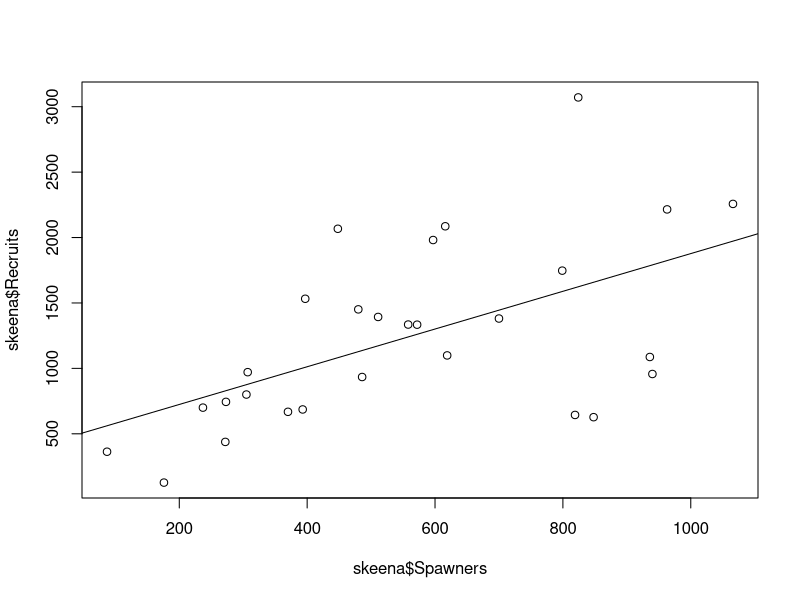
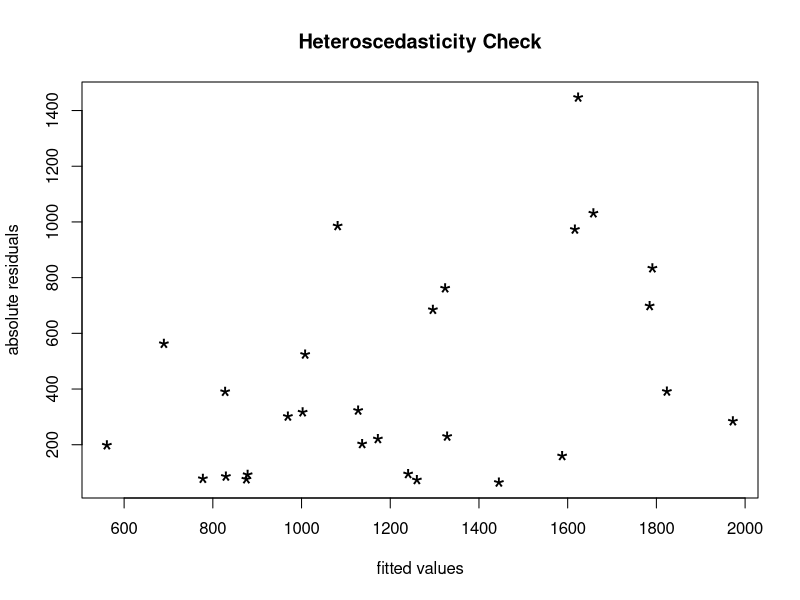
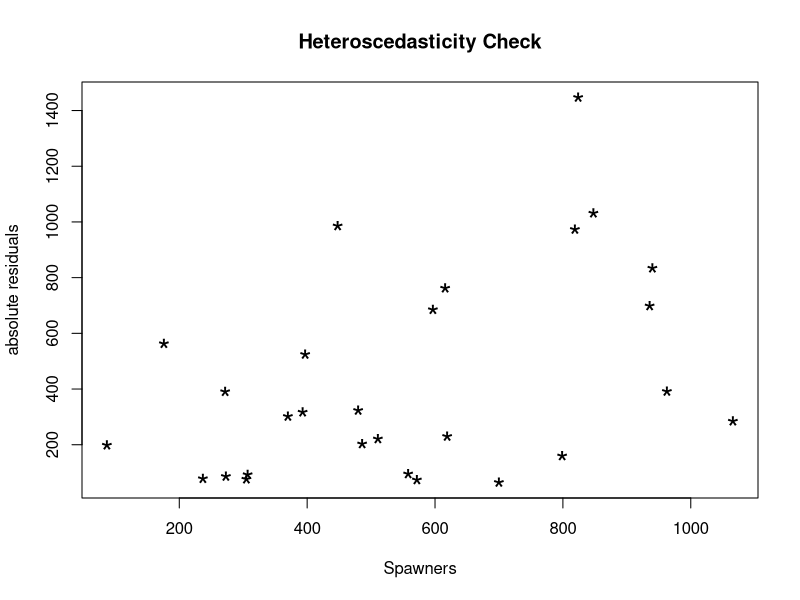
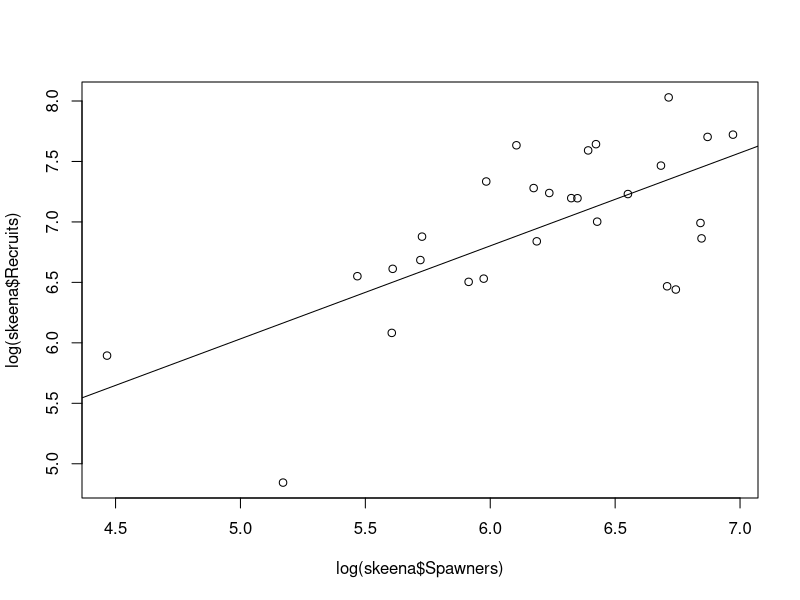
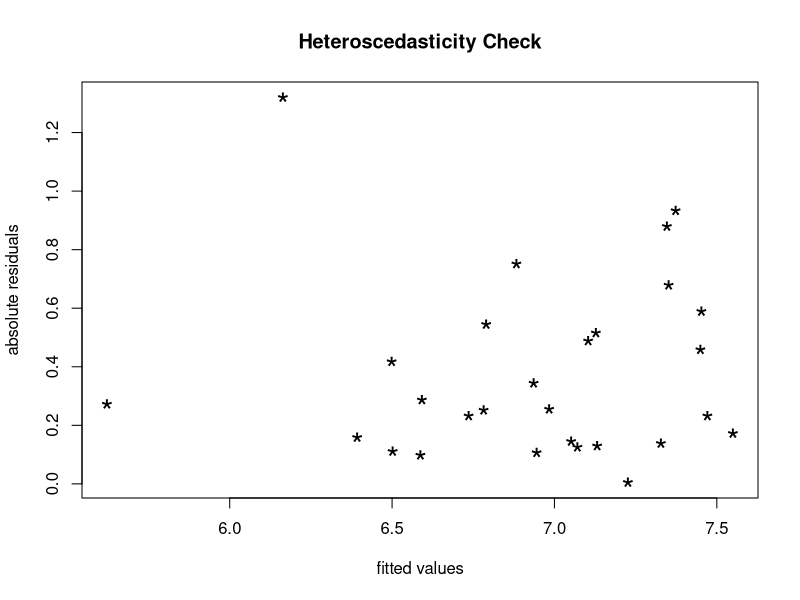
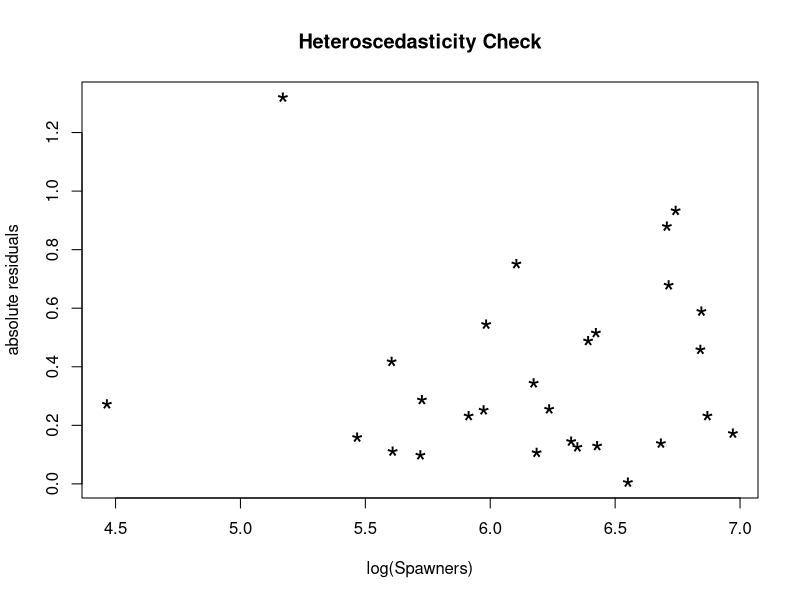
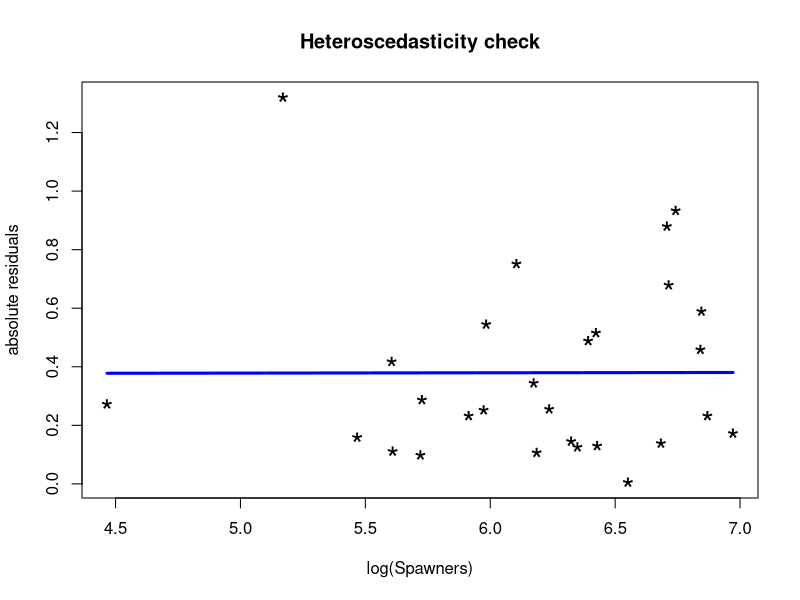
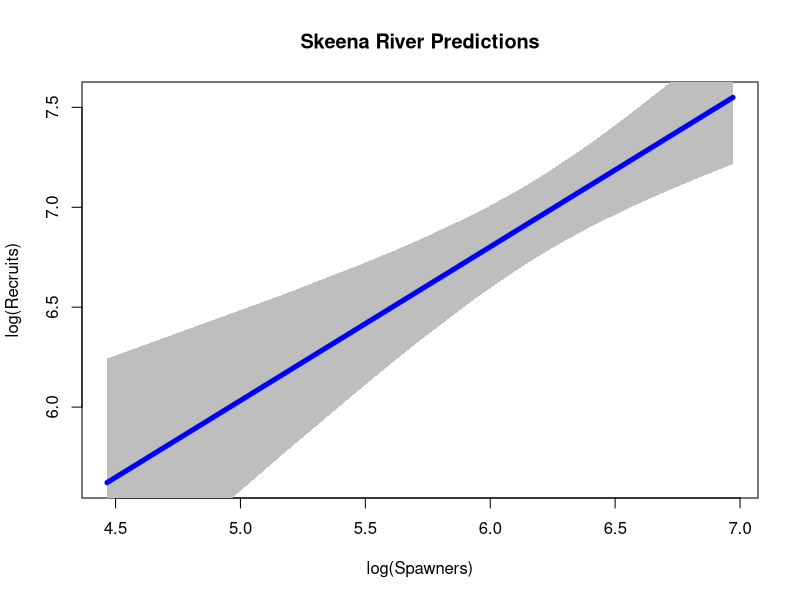

Source code (R) for these figures, in order:
#Read csv file input
skeena = read.csv("Skeena_River.csv")

# Perform a linear regression of Y on X. 
#Y=spawners, X=recruits
linreg = lm(Recruits ~ Spawners, data = skeena)
summary(linreg)
plot(skeena$Spawners, skeena$Recruits)
abline(lm(Recruits ~ Spawners, data = skeena))

#Check for heteroscedasticity
plot(fitted(linreg),abs(residuals(linreg)),xlab="fitted values",
     ylab="absolute residuals",pch='*',cex=2,main='Heteroscedasticity Check')
plot(skeena$Spawners,abs(residuals(linreg)),xlab="Spawners",
     ylab="absolute residuals",pch='*',cex=2,main='Heteroscedasticity Check')

# regress log(Y) on log(X)
linreg_log = lm(log(Recruits) ~ log(Spawners), data = skeena)
summary(linreg_log)
#which is 1951 and which is 1955?
plot(log(skeena$Spawners), log(skeena$Recruits))
abline(lm(log(Recruits) ~ log(Spawners), data = skeena))

#Check for heteroscedasticity
plot(fitted(linreg_log),abs(residuals(linreg_log)),xlab="fitted values",
     ylab="absolute residuals",pch='*',cex=2,main='Heteroscedasticity Check')
plot(log(skeena$Spawners),abs(residuals(linreg_log)),xlab="log(Spawners)",
     ylab="absolute residuals",pch='*',cex=2,main='Heteroscedasticity Check')

#	Plot the fitted lines of the absolute residuals against log(X). 
hetero_mod = lm(abs(residuals(linreg_log))~log(Spawners), data=skeena)
summary(hetero_mod)
par(mfrow=c(1,1))
plot(log(skeena$Spawners),abs(residuals(linreg_log)),xlab="log(Spawners)",
     ylab="absolute residuals",pch='*',cex=2,main='Heteroscedasticity check')
lines(log(skeena$Spawners),fitted(hetero_mod),lwd=3,col="blue")

#On page 36 of the book, there is a command polygon, which allows you to form 
#a confidence interval which is shaded, unlike what I did in class. 
#Give it a try, and report your plot
t = qt(0.975,df=length(skeena$Spawners)-2)
par(mfrow=c(1,1))
ord = order(skeena$Spawners)
x = log(skeena$Spawners[ord])
y = log(skeena$Recruits[ord])
pred = predict(lm(y~x),newdata=as.data.frame(skeena$Spawners),se.fit=TRUE)
plot(x,pred$fit,type="n",xlab="log(Spawners)",ylab="log(Recruits)",
     main="Skeena River Predictions")
upperCI = pred$fit+t*pred$se.fit
lowerCI = pred$fit-t*pred$se.fit
polygon(x=c(x, rev(x)), y=c(upperCI, rev(lowerCI)), col="gray", border=NA)
lines(x,pred$fit,col="blue",lwd=5)

#lines plot for CI
plot(x,pred$fit,type="n",xlab="log(Spawners)",ylab="log(Recruits)",
     main="Skeena River Predictions")
lines(x, upperCI, col ="red", lwd=2)
lines(x, lowerCI, col ="red", lwd=2)
lines(x,pred$fit,col="blue",lwd=5)






